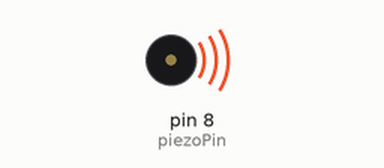
This sketch was run on a simulated Arduino Uno, built with avr-gcc and run on an emulated ATmega328P. On the bench: buzzer (waves = sounding).

Above: at 0.1 s.
Timing chart, 0 to 1.6 s (numbered marks = the images above):
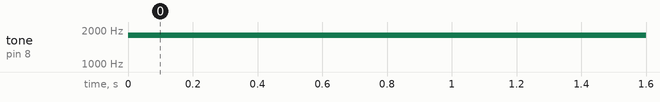

Measured:
- by itself, tone on pin 8 (piezoPin): silent → 1800 Hz at 0.00 s

The sketch:

FrequencyPlay.ino
```cpp
//A sketch to demonstrate the tone() function

//Specify digital pin on the Arduino that the positive lead of piezo buzzer is attached.
int piezoPin = 8;

void setup() {

}//close setup

void loop() {

  /*Tone needs 2 arguments, but can take three
    1) Pin#
    2) Frequency - this is in hertz (cycles per second) which determines the pitch of the noise made
    3) Duration - how long teh tone plays
  */
  tone(piezoPin, 1800, 500);

  //tone(piezoPin, 1000, 500);
  //delay(1000);

}
```
